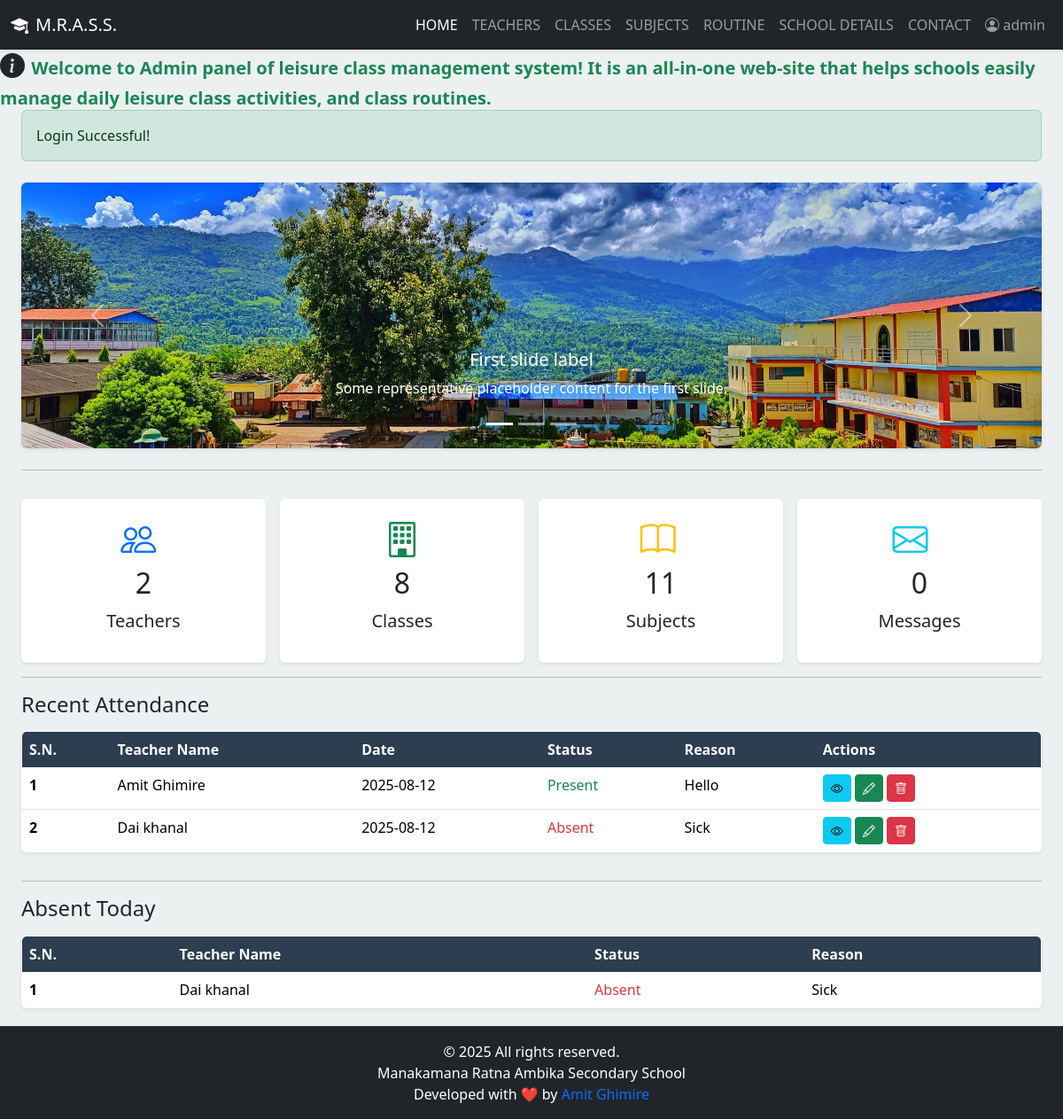
The page /admin/index.php (signed in) on the database its author committed.
### tables this page shows
CREATE TABLE `attendance` (
  `att_id` int(11) NOT NULL,
  `teacher_id` int(11) NOT NULL,
  `date` date NOT NULL,
  `status` enum('Present','Absent') NOT NULL,
  `reason` text DEFAULT NULL,
  `recorded_at` timestamp NOT NULL DEFAULT current_timestamp()
);

CREATE TABLE `teachers` (
  `teach_id` int(11) NOT NULL,
  `username` varchar(50) NOT NULL,
  `full_name` varchar(100) NOT NULL,
  `contact` varchar(20) DEFAULT NULL,
  `email` varchar(100) DEFAULT NULL,
  `pan` varchar(20) DEFAULT NULL,
  `photo` varchar(255) DEFAULT NULL,
  `password` varchar(255) NOT NULL,
  `otp` varchar(10) DEFAULT NULL,
  `verified` tinyint(1) DEFAULT 0,
  `level` enum('basic','secondary') DEFAULT NULL,
  `role` varchar(50) NOT NULL DEFAULT 'teacher',
  `created_at` timestamp NOT NULL DEFAULT current_timestamp()
);

### admin/index.php (the view, shortened to what this page needs)
<?php
include('partial-admin/navbar.php');
?>
<div class="container-fluid px-4 flex-grow-1">
    <?php
    if (isset($_SESSION['login'])) {
        echo $_SESSION['login'];
    }
    ?>
                <?php
    if (!isset($_GET['action'])) {
        ?>
        <div class="row my-4">
            <div class="col-12">
                <div id="carouselExampleIndicators" class="carousel slide" data-bs-ride="carousel">
                    <div class="carousel-indicators">
                        <button type="button" data-bs-target="#carouselExampleIndicators" data-bs-slide-to="0" class="active" aria-current="true" aria-label="Slide 1"></button>
                        <button type="button" data-bs-target="#carouselExampleIndicators" data-bs-slide-to="1" aria-label="Slide 2"></button>
                        <button type="button" data-bs-target="#carouselExampleIndicators" data-bs-slide-to="2" aria-label="Slide 3"></button>
                    </div>
                    <div class="carousel-inner rounded shadow-sm">
                        <div class="carousel-item active">
                            <img src="../images/school.jpg" class="d-block w-100" alt="Slide 1">
                            <div class="carousel-caption d-none d-md-block">
                                <h5>First slide label</h5>
                                <p>Some representative placeholder content for the first slide.</p>
                            </div>
                        </div>
                    </div>
                    <button class="carousel-control-prev" type="button" data-bs-target="#carouselExampleIndicators" data-bs-slide="prev">
                        <span class="carousel-control-prev-icon" aria-hidden="true"></span>
                    </button>
                    <button class="carousel-control-next" type="button" data-bs-target="#carouselExampleIndicators" data-bs-slide="next">
                        <span class="carousel-control-next-icon" aria-hidden="true"></span>
                    </button>
                </div>
            </div>
        </div>
        <hr>
        <div class="row g-3 my-2">
            <?php
            $sql_teachers = "SELECT COUNT(*) AS total FROM teachers where role='teacher'";
            $res_teachers = mysqli_query($conn, $sql_teachers);
            $count_teachers = mysqli_fetch_assoc($res_teachers)['total'];
            $sql_classes = "SELECT COUNT(*) AS total FROM classes";
            $res_classes = mysqli_query($conn, $sql_classes);
            $count_classes = mysqli_fetch_assoc($res_classes)['total'];
            $sql_subjects = "SELECT COUNT(*) AS total FROM subjects";
            $res_subjects = mysqli_query($conn, $sql_subjects);
            $count_subjects = mysqli_fetch_assoc($res_subjects)['total'];
            $sql_messages = "SELECT COUNT(*) AS total FROM contact_msgs";
            $res_messages = mysqli_query($conn, $sql_messages);
            $count_messages = mysqli_fetch_assoc($res_messages)['total'];
            ?>
            <div class="col-md-3">
                <div class="p-3 bg-white shadow-sm d-flex justify-content-around align-items-center rounded">
                    <div>
                        <i class="bi bi-people p-3 fs-1 text-primary"></i>
                        <h3 class="fs-2 text-center"><?php echo $count_teachers; ?></h3>
                        <p class="fs-5 text-center">Teachers</p>
                    </div>
                </div>
            </div>
            <div class="col-md-3">
                <div class="p-3 bg-white shadow-sm d-flex justify-content-around align-items-center rounded">
                    <div>
                        <i class="bi bi-building p-3 fs-1 text-success"></i>
                        <h3 class="fs-2 text-center"><?php echo $count_classes; ?></h3>
                        <p class="fs-5 text-center">Classes</p>
                    </div>
                </div>
            </div>
            <div class="col-md-3">
                <div class="p-3 bg-white shadow-sm d-flex justify-content-around align-items-center rounded">
                    <div>
                        <i class="bi bi-book p-3 fs-1 text-warning"></i>
                        <h3 class="fs-2 text-center"><?php echo $count_subjects; ?></h3>
                        <p class="fs-5 text-center">Subjects</p>
                    </div>
                </div>
            </div>
            <div class="col-md-3">
                <div class="p-3 bg-white shadow-sm d-flex justify-content-around align-items-center rounded">
                    <div>
                        <i class="bi bi-envelope p-3 fs-1 text-info"></i>
                        <h3 class="fs-2 text-center"><?php echo $count_messages; ?></h3>
                        <p class="fs-5 text-center">Messages</p>
                    </div>
                </div>
            </div>
        </div>
        <hr>
        <div class="row my-1">
            <h3 class="fs-4 mb-3">Recent Attendance</h3>
            <div class="col">
                <table class="table bg-white rounded shadow-sm table-hover">
                    <thead>
                        <tr>
                            <th scope="col">S.N.</th>
                            <th scope="col">Teacher Name</th>
                            <th scope="col">Date</th>
                            <th scope="col">Status</th>
                            <th scope="col">Reason</th>
                            <th scope="col">Actions</th>
                        </tr>
                    </thead>
                    <tbody>
                        <?php
                        $sql_recent_attendance = "SELECT att_id, teachers.full_name, attendance.date, attendance.status, attendance.reason FROM attendance JOIN teachers ON attendance.teacher_id = teachers.teach_id where teachers.role='teacher' ORDER BY attendance.recorded_at DESC LIMIT 5";
                        $res_recent_attendance = mysqli_query($conn, $sql_recent_attendance);
                        if (mysqli_num_rows($res_recent_attendance) > 0) {
                            $sn = 1;
                            while ($row = mysqli_fetch_assoc($res_recent_attendance)) {
                                $status_class = '';
                                if ($row['status'] == 'Present') {
                                    $status_class = 'text-success';
                                } elseif ($row['status'] == 'Absent') {
                                    $status_class = 'text-danger';
                                } elseif ($row['status'] == 'Leave') {
                                    $status_class = 'text-info';
                                }
                        ?>
                                <tr>
                                    <th scope="row"><?php echo $sn++; ?></th>
                                    <td><?php echo $row['full_name']; ?></td>
                                    <td><?php echo $row['date']; ?></td>
                                    <td class="<?php echo $status_class; ?>"><?php echo $row['status']; ?></td>
                                    <td><?php echo $row['reason']; ?></td>
                                    <td>
                                        <a href="index.php?action=view&id=<?php echo $row['att_id']; ?>" class="btn btn-info btn-sm"><i class="bi bi-eye"></i></a>
                                        <a href="index.php?action=update&id=<?php echo $row['att_id']; ?>" class="btn btn-success btn-sm"><i class="bi bi-pencil"></i></a>
                                        <a href="index.php?action=delete&id=<?php echo $row['att_id']; ?>" class="btn btn-danger btn-sm" onclick="return confirm('Are you sure you want to delete this record?');"><i class="bi bi-trash"></i></a>
                                    </td>
                                </tr>
                            <?php
                            }
                        } else {
                            ?>
                            <tr>
                                <td colspan="6">No recent attendance records found.</td>
                            </tr>
                        <?php
                        }
                        ?>
                    </tbody>
                </table>
            </div>
        </div> <hr>
        <div class="row my-1">
            <h3 class="fs-4 mb-3">Absent Today</h3>
            <div class="col">
                <table class="table bg-white rounded shadow-sm table-hover">
                    <thead>
                        <tr>
                            <th scope="col">S.N.</th>
                            <th scope="col">Teacher Name</th>
                            <th scope="col">Status</th>
                            <th scope="col">Reason</th>
                        </tr>
                    </thead>
                    <tbody>
                        <?php
                        $today = date('Y-m-d');
                        $sql_absent_leave_teachers = "SELECT teachers.full_name, attendance.status, attendance.reason
                                                FROM attendance
                                                JOIN teachers ON attendance.teacher_id = teachers.teach_id
                                                WHERE teachers.role = 'teacher'
                                                AND (LOWER(attendance.status) = 'absent' OR LOWER(attendance.status) = 'leave')
                                                AND attendance.date = '$today'";
                        $res_absent_leave_teachers = mysqli_query($conn, $sql_absent_leave_teachers);
                        if (mysqli_num_rows($res_absent_leave_teachers) > 0) {
                            $sn = 1;
                            while ($row = mysqli_fetch_assoc($res_absent_leave_teachers)) {
                                $status_class = '';
                                if ($row['status'] == 'Absent') {
                                    $status_class = 'text-danger';
                                } elseif ($row['status'] == 'Leave') {
                                    $status_class = 'text-info';
                                }
                        ?>
                                <tr>
                                    <th scope="row"><?php echo $sn++; ?></th>
                                    <td><?php echo $row['full_name']; ?></td>
                                    <td class="<?php echo $status_class; ?>"><?php echo $row['status']; ?></td>
                                    <td><?php echo $row['reason']; ?></td>
                                </tr>
                            <?php
                            }
                        } else {
                            ?>
                            <tr>
                                <td colspan="4">No teachers are absent or on leave today.</td>
                            </tr>
                        <?php
                        }
                        ?>
                    </tbody>
                </table>
            </div>
        </div>
</div>
<?php
    }
?>
<?php include('partial-admin/footer.php'); ?>
</body>
</html>

### css/admin_style.css (style rules this page uses)
:root { --primary-color: #2c3e50; --secondary-color: #34495e; --background-color: #ecf0f1; --card-bg-color: #ffffff; --text-color: #34495e; --sidebar-bg-color: #2c3e50; --sidebar-hover-color: #34495e; --sidebar-active-color: #3c526a; --success-color: #27ae60; --danger-color: #e74c3c; --warning-color: #f39c12; --info-color: #3498db; --border-color: #e0e0e0; }
body { overflow-x: hidden; font-family: 'Segoe UI', Roboto, 'Helvetica Neue', Arial, sans-serif; background-color: var(--background-color); }
.table { border-radius: 0.75rem; overflow: hidden; box-shadow: 0 4px 10px rgba(0, 0, 0, 0.05); background-color: var(--card-bg-color); border: 1px solid var(--border-color); }
.table thead th { background-color: var(--primary-color); color: #fff; border: none; font-weight: 600; }

### admin/index.php (style rules this page uses)
.carousel-item img { height: 300px; object-fit: cover; }
.carousel-inner { border-radius: 0.5rem; }

### rows shown on the page
attendance: teacher.full_name "Amit Ghimire", date "2025-08-12", status "Present", reason "Hello"
attendance: teacher.full_name "Dai khanal", date "2025-08-12", status "Absent", reason "Sick"

### other values the page prints
$_SESSION['username'] "admin"
$_SESSION['login'] "Login Successful!"
$count_teachers "2"
$count_classes "8"
$count_subjects "11"
$count_messages "0"
